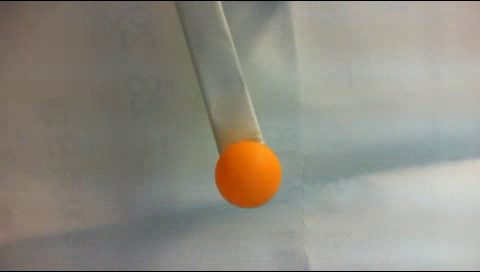
//> input picture frame 107 of pipoball.avi, 480 x 272 px
$ ./Putting_a_globe_image_on_a_moving_ball.   (built with g++ and OpenCV 4)
//> lines starting //> are read from the running program, lines starting //| are printed output that depends on the picture; pictures that were not available may be replaced by others from this repository, and a replacement may not be noted
#include <opencv2\opencv.hpp>
#include <iostream>

using namespace std;
using namespace cv;

int main() {
	VideoCapture capture1, capture2;
	capture1.open("pipoball.avi");
	capture2.open("GLOBE.avi");
	CV_Assert(capture1.isOpened() | capture2.isOpened()); //예외처리

	double frame_rate = capture1.get(CAP_PROP_FPS);
	int delay = 1000 / frame_rate;
	Mat frame1, frame2;

	while (1) {
		if (!capture1.read(frame1)) break; //탁구공 영상이 끝나면 끝
//> frame1 is the input picture: 272 rows x 480 cols, CV_8UC3; mean B, G, R 129.7, 139.8, 142.5
		if (!capture2.read(frame2)) { //지구본 영상은 탁구공 영상이 끝날 때 까지 반복
			capture2.open("GLOBE.avi");
			capture2.read(frame2);
		}

		Point2i pt, sum(0, 0);
		int count = 0;
		Mat dst(frame1.size(), CV_8UC3, Scalar(0, 0, 0));

		for (pt.y = 0; pt.y < frame1.rows; pt.y++) {
			for (pt.x = 0; pt.x < frame1.cols; pt.x++) {
				Vec3b val = frame1.at<Vec3b>(pt.y, pt.x);
				float lum = 0.11*(float)val[0] + 0.59*(float)val[1] + 0.3*(float)val[2];

				if (val[2]>0.5*lum&&val[2]>1.5*val[0] && val[2]>1.5 + val[1] && lum>50.) { //주황색
					count++; //주황색을 나타내는 픽셀 수 세기
					sum += pt; //다 더하기
				}
			}
		}
//> after the loop, count = 4350; sum = Point(1068343, 729774)

		Point2i center(sum.x / count, sum.y / count); //원의 중점
//> center = Point(245, 167)

		int radius = sqrt((float)count / 3.14); //원 반지름 구하기
//> radius = 37

		Point2f pt1[4] = { Point2f(0,0), Point2f(frame2.cols,0),
			Point2f(0, frame2.rows), Point2f(frame2.cols, frame2.rows) }; //꼭짓점
		Point2f pt2[4] = { Point2f(center.x - radius, center.y - radius),
			Point2f(center.x + radius, center.y - radius),Point2f(center.x - radius, center.y + radius)
			,Point2f(center.x + radius, center.y + radius) }; //탁구공을 감싸는 직사각형 좌표
//> pt2 = 4 Points (x, y): [208, 130], [282, 130], [208, 204], [282, 204]


		Mat aff_map = getAffineTransform(pt1, pt2); //어파인 행렬
//> aff_map = [[0.154, 0, 208], [0, 0.272, 130]]
		warpAffine(frame2, dst, aff_map, frame1.size(), INTER_LINEAR); //어파인 변환
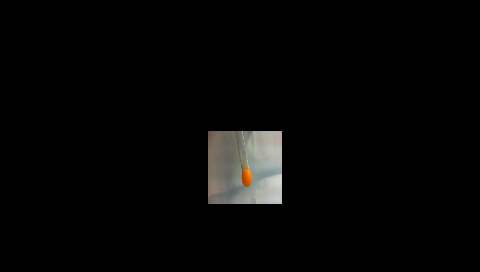
//> dst: 272 rows x 480 cols, CV_8UC3; mean B, G, R 5.4, 5.8, 5.9

		imshow("frame1", frame1);
		imshow("frame2", frame2);
		imshow("dst", dst);

		if (waitKey(delay) >= 0) break;
//> the Esc key is pressed
	}
}

$ run again, starting later in the video
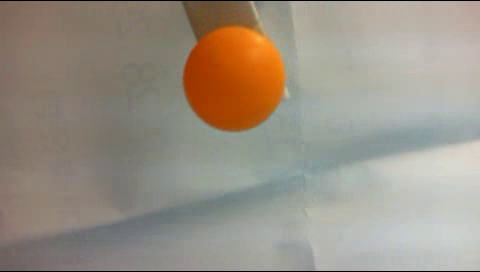
//> input picture frame 482 of pipoball.avi, 480 x 272 px
//> frame1 is the input picture: 272 rows x 480 cols, CV_8UC3; mean B, G, R 132.9, 145.3, 153.9
//> the loop `for (pt.y = 0; pt.y < frame1.rows; pt.y++)` made 272 passes
//> (count, sum) on passes 1 to 3: (0, Point(0, 0)), (62, Point(13237, 62)), (123, Point(26291, 184))
//> after the loop `for (pt.y = 0; pt.y < frame1.rows; pt.y++)`: count = 10627; sum = Point(2455566, 708525)
//> center = Point(231, 66)
//> radius = 58
//> pt2 = 4 Points (x, y): [173, 8], [289, 8], [173, 124], [289, 124]
//> aff_map = [[0.242, 0, 173], [0, 0.426, 8]]
//> `warpAffine(frame2, dst, aff_map, frame1.size(), INTER_LINEAR);`:
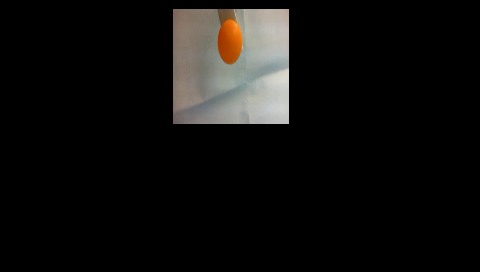
//> dst: 272 rows x 480 cols, CV_8UC3; mean B, G, R 13.7, 14.9, 15.8

$ run again, starting later in the video
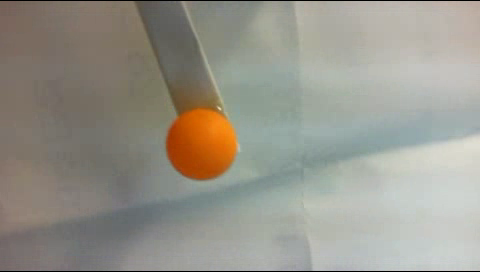
//> input picture frame 858 of pipoball.avi, 480 x 272 px
//> frame1 is the input picture: 272 rows x 480 cols, CV_8UC3; mean B, G, R 138.8, 148.8, 151.2
//> after the loop `for (pt.y = 0; pt.y < frame1.rows; pt.y++)`: count = 5169; sum = Point(1032187, 699696)
//> center = Point(199, 135)
//> radius = 40
//> pt2 = 4 Points (x, y): [159, 95], [239, 95], [159, 175], [239, 175]
//> aff_map = [[0.167, 0, 159], [0, 0.294, 95]]
//> `warpAffine(frame2, dst, aff_map, frame1.size(), INTER_LINEAR);`:
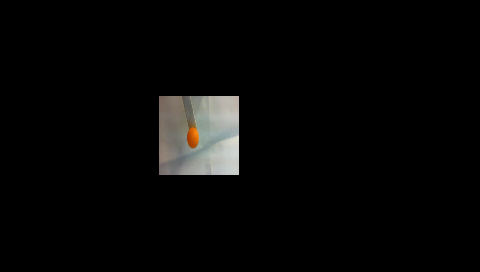
//> dst: 272 rows x 480 cols, CV_8UC3; mean B, G, R 6.8, 7.2, 7.4
